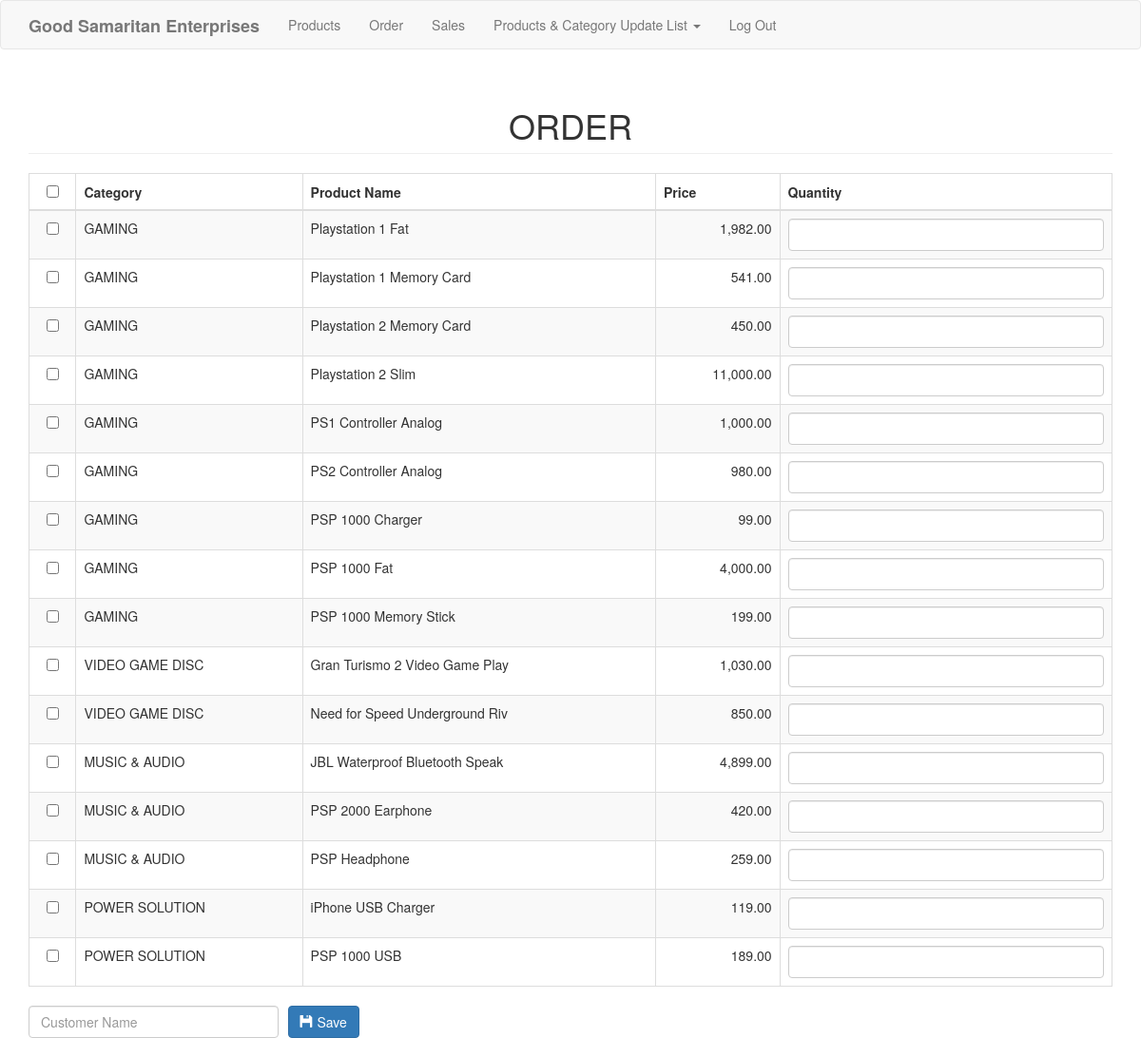
The app's page /order.php with its own data.
### tables this page shows
CREATE TABLE `product` (
  `productid` int(11) NOT NULL,
  `categoryid` int(1) NOT NULL,
  `productname` varchar(30) NOT NULL,
  `price` double NOT NULL,
  `photo` varchar(150) NOT NULL
);

CREATE TABLE `category` (
  `categoryid` int(11) NOT NULL,
  `catname` varchar(30) NOT NULL
);

### order.php (the view, shortened to what this page needs)
<?php include('header.php'); ?>
<body>
<?php include('navbar.php'); ?>
<div class="container">
	<h1 class="page-header text-center">ORDER</h1>
	<form method="POST" action="purchase.php">
		<table class="table table-striped table-bordered">
			<thead>
				<th class="text-center"><input type="checkbox" id="checkAll"></th>
				<th>Category</th>
				<th>Product Name</th>
				<th>Price</th>
				<th>Quantity</th>
			</thead>
			<tbody>
				<?php
					$sql="select * from product left join category on category.categoryid=product.categoryid order by product.categoryid asc, productname asc";
					$query=$conn->query($sql);
					$iterate=0;
					while($row=$query->fetch_array()){
						?>
						<tr>
							<td class="text-center"><input type="checkbox" value="<?php echo $row['productid']; ?>||<?php echo $iterate; ?>" name="productid[]" style=""></td>
							<td><?php echo $row['catname']; ?></td>
							<td><?php echo $row['productname']; ?></td>
							<td class="text-right"><?php echo number_format($row['price'], 2); ?></td>
							<td><input type="text" class="form-control" name="quantity_<?php echo $iterate; ?>"></td>
						</tr>
						<?php
						$iterate++;
					}
				?>
			</tbody>
		</table>
		<div class="row">
			<div class="col-md-3">
				<input type="text" name="customer" class="form-control" placeholder="Customer Name" required>
			</div>
			<div class="col-md-2" style="margin-left:-20px;">
				<button type="submit" class="btn btn-primary"><span class="glyphicon glyphicon-floppy-disk"></span> Save</button>
			</div>
		</div>
	</form>
</div>
</body>
</html>

### header.php (shortened to what this page needs)
<!DOCTYPE html>
<html>
<head>
	<link rel="stylesheet" href="https://maxcdn.bootstrapcdn.com/bootstrap/3.3.7/css/bootstrap.min.css">
</head>

### navbar.php (shortened to what this page needs)
<nav class="navbar navbar-default">
  <div class="container">
    <div class="navbar-header">
      <a class="navbar-brand" href="index.php"><b>Good Samaritan Enterprises</b></a>
    </div>
    <div class="collapse navbar-collapse" id="bs-example-navbar-collapse-1">
      <ul class="nav navbar-nav">
        <li><a href="home.php">Products</a></li>
        <li><a href="order.php">Order</a></li>
        <li><a href="sales.php">Sales</a></li>
        <li>
          <a href="#" class="dropdown-toggle" data-toggle="dropdown" role="button" aria-haspopup="true" aria-expanded="false">Products & Category Update List <span class="caret"></span></a>
        </li>
        <li> <a href="logout.php"><span>Log Out</span></a></li>
      </ul>
    </div>
  </div>
</nav>

### records on screen
product: categoryid.catname "GAMING", productname "Playstation 1 Fat", price "1,982.00"
product: categoryid.catname "GAMING", productname "Playstation 1 Memory Card", price "541.00"
product: categoryid.catname "GAMING", productname "Playstation 2 Memory Card", price "450.00"
product: categoryid.catname "GAMING", productname "Playstation 2 Slim", price "11,000.00"
product: categoryid.catname "GAMING", productname "PS1 Controller Analog", price "1,000.00"
product: categoryid.catname "GAMING", productname "PS2 Controller Analog", price "980.00"
product: categoryid.catname "GAMING", productname "PSP 1000 Charger", price "99.00"
product: categoryid.catname "GAMING", productname "PSP 1000 Fat", price "4,000.00"
product: categoryid.catname "GAMING", productname "PSP 1000 Memory Stick", price "199.00"
product: categoryid.catname "VIDEO GAME DISC", productname "Gran Turismo 2 Video Game Play", price "1,030.00"
product: categoryid.catname "VIDEO GAME DISC", productname "Need for Speed Underground Riv", price "850.00"
product: categoryid.catname "MUSIC & AUDIO", productname "JBL Waterproof Bluetooth Speak", price "4,899.00"
product: categoryid.catname "MUSIC & AUDIO", productname "PSP 2000 Earphone", price "420.00"
product: categoryid.catname "MUSIC & AUDIO", productname "PSP Headphone", price "259.00"
product: categoryid.catname "POWER SOLUTION", productname "iPhone USB Charger", price "119.00"
product: categoryid.catname "POWER SOLUTION", productname "PSP 1000 USB", price "189.00"
